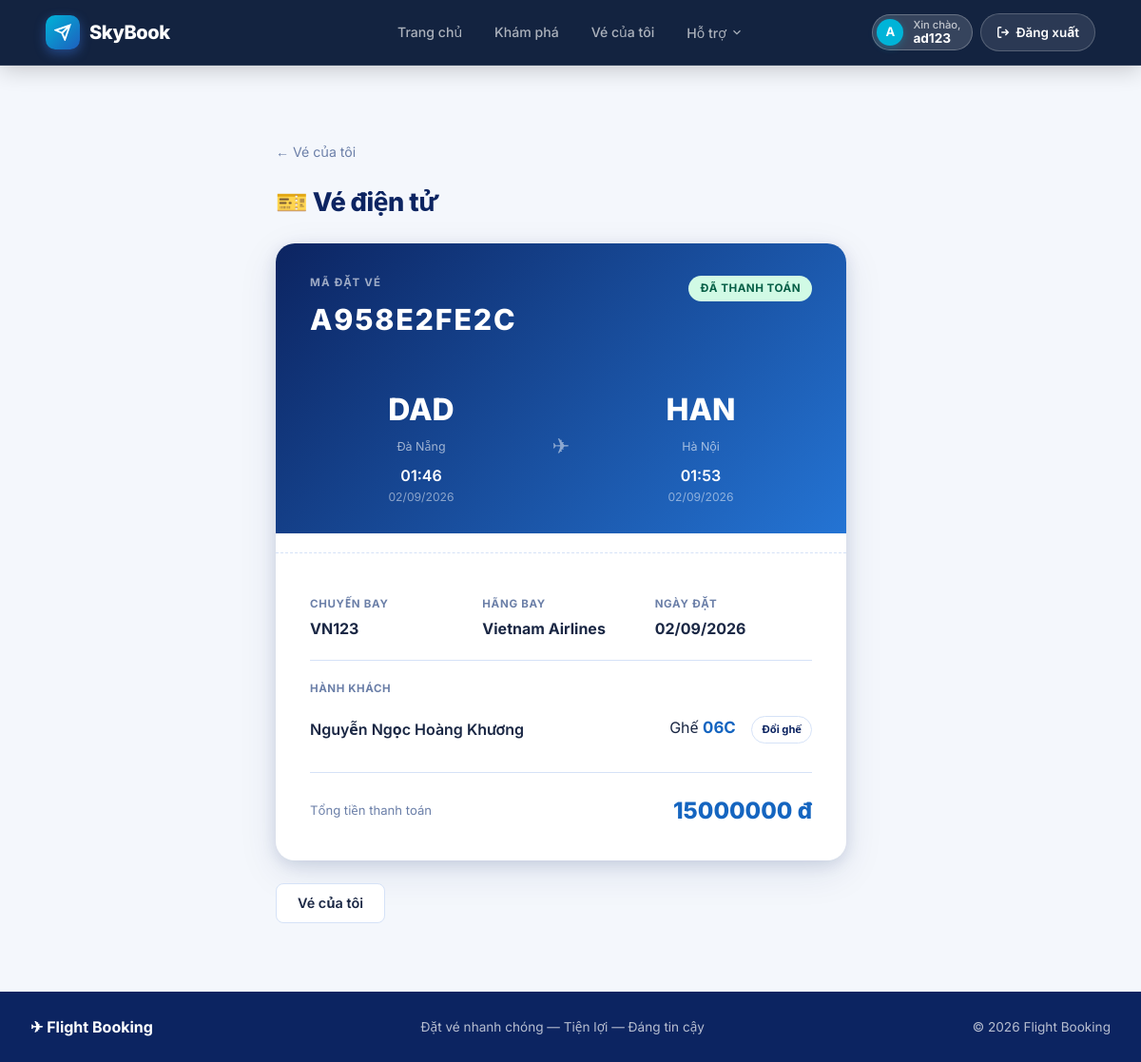
The app's page /bookings/ticket/19/ (signed in) with its own data.
### bookings/models.py (models this page shows, shortened)
class Booking(models.Model):
    STATUS_CHOICES = [
        ("pending", "Pending"),
        ("paid", "Paid"),
        ("cancelled", "Cancelled"),
    ]
    user = models.ForeignKey(User, on_delete=models.CASCADE, related_name="bookings", db_index=True, verbose_name="User")
    flight = models.ForeignKey(Flight, on_delete=models.SET_NULL, null=True, blank=True, related_name="outbound_bookings", verbose_name="Outbound Flight")
    return_flight = models.ForeignKey(Flight, on_delete=models.SET_NULL, null=True, blank=True, related_name="return_bookings", verbose_name="Return Flight")
    booking_code = models.CharField(max_length=20, unique=True, verbose_name="Booking Code")
    booking_date = models.DateTimeField(auto_now_add=True, verbose_name="Booking Date")
    total_price = models.DecimalField(max_digits=12, decimal_places=2, verbose_name="Total Price")
    status = models.CharField(max_length=20, choices=STATUS_CHOICES, default="pending", verbose_name="Status")
    class Meta:
        verbose_name = "Booking"
        verbose_name_plural = "Bookings"

class Ticket(models.Model):
    SEAT_CLASS_CHOICES = [
        ("economy", "Economy"),
        ("business", "Business"),
        ("first", "First Class"),
    ]
    booking = models.ForeignKey(Booking, on_delete=models.CASCADE, related_name="tickets", verbose_name="Booking")
    passenger = models.ForeignKey(Passenger, on_delete=models.CASCADE, verbose_name="Passenger")
    flight = models.ForeignKey(Flight, on_delete=models.CASCADE, verbose_name="Flight")
    seat_number = models.CharField(max_length=10, verbose_name="Seat Number")
    seat_class = models.CharField(max_length=20, choices=SEAT_CLASS_CHOICES, default="economy", verbose_name="Seat Class")
    price = models.DecimalField(max_digits=12, decimal_places=2, verbose_name="Price")
    class Meta:
        verbose_name = "Ticket"
        verbose_name_plural = "Tickets"
        unique_together = [('flight', 'seat_number')]

class Passenger(models.Model):
    PASSENGER_TYPE_CHOICES = [
        ("adult", "Adult"),
        ("child", "Child"),
        ("infant", "Infant"),
    ]
    booking = models.ForeignKey(Booking, on_delete=models.CASCADE, related_name="passengers", verbose_name="Booking")
    full_name = models.CharField(max_length=150, verbose_name="Full Name")
    date_of_birth = models.DateField(null=True, blank=True, verbose_name="Date of Birth")
    passport_number = models.CharField(max_length=50, blank=True, verbose_name="Passport Number")
    passenger_type = models.CharField(max_length=10, choices=PASSENGER_TYPE_CHOICES, default="adult", verbose_name="Passenger Type")
    class Meta:
        verbose_name = "Passenger"
        verbose_name_plural = "Passengers"

### flights/models.py (models this page shows, shortened)
class Flight(models.Model):
    STATUS_CHOICES = [
        ("scheduled", "Scheduled"),
        ("boarding", "Boarding"),
        ("departed", "Departed"),
        ("completed", "Completed"),
        ("cancelled", "Cancelled"),
    ]
    flight_number = models.CharField(max_length=20, verbose_name="Flight Number")
    airline = models.ForeignKey(Airline, on_delete=models.CASCADE, related_name="flights", verbose_name="Airline")
    aircraft = models.ForeignKey(Aircraft, on_delete=models.CASCADE, related_name="flights", verbose_name="Aircraft")
    departure_airport = models.ForeignKey(Airport, on_delete=models.CASCADE, related_name="departures", verbose_name="Departure Airport")
    arrival_airport = models.ForeignKey(Airport, on_delete=models.CASCADE, related_name="arrivals", verbose_name="Arrival Airport")
    departure_time = models.DateTimeField(db_index=True, verbose_name="Departure Time")
    arrival_time = models.DateTimeField(verbose_name="Arrival Time")
    price = models.DecimalField(max_digits=12, decimal_places=2, verbose_name="Base Price")
    status = models.CharField(max_length=20, choices=STATUS_CHOICES, default="scheduled", db_index=True, verbose_name="Status")
    class Meta:
        verbose_name = "Flight"
        verbose_name_plural = "Flights"

class Airport(models.Model):
    name = models.CharField(max_length=150, verbose_name="Airport Name")
    code = models.CharField(max_length=10, unique=True, verbose_name="Airport Code")
    city = models.CharField(max_length=100, verbose_name="City")
    class Meta:
        verbose_name = "Airport"
        verbose_name_plural = "Airports"

class Airline(models.Model):
    name = models.CharField(max_length=100, verbose_name="Airline Name")
    code = models.CharField(max_length=10, unique=True, verbose_name="Airline Code")
    logo = models.URLField(blank=True, verbose_name="Logo URL")
    class Meta:
        verbose_name = "Airline"
        verbose_name_plural = "Airlines"

### bookings/views.py (the view)
@login_required(login_url="/users/login/")
def ticket(request, booking_id):
    booking = get_object_or_404(Booking, id=booking_id, user=request.user)
    return render(request, "bookings/ticket.html", {"booking": booking})

### templates/bookings/ticket.html (shortened to what this page needs)
{% extends "base.html" %}
{% block content %}
<div style="max-width:620px;margin:0 auto;">
  <a href="{% url 'my_bookings' %}" class="back-link">&larr; Vé của tôi</a>
  <h1 style="margin-bottom:20px;">🎫 Vé điện tử</h1>
  <div class="boarding-pass">
    <div class="boarding-pass-top">
      <div style="display:flex;justify-content:space-between;align-items:flex-start;margin-bottom:20px;">
        <div>
          <div class="boarding-pass-code">Mã đặt vé</div>
          <div class="boarding-pass-number">{{ booking.booking_code }}</div>
        </div>
        <div style="text-align:right;">
          {% if booking.status == "paid" %}<span class="badge badge-paid">Đã thanh toán</span>
          {% elif booking.status == "pending" %}<span class="badge badge-pending">Chờ thanh toán</span>
          {% else %}<span class="badge badge-cancelled">Đã huỷ</span>{% endif %}
        </div>
      </div>
      {% if booking.flight %}
      <div class="bp-route">
        <div>
          <div class="bp-airport-code">{{ booking.flight.departure_airport.code }}</div>
          <div class="bp-city">{{ booking.flight.departure_airport.city }}</div>
          <div class="bp-time">{{ booking.flight.departure_time|date:"H:i" }}</div>
          <div class="bp-date">{{ booking.flight.departure_time|date:"d/m/Y" }}</div>
        </div>
        <div class="bp-arrow">✈</div>
        <div>
          <div class="bp-airport-code">{{ booking.flight.arrival_airport.code }}</div>
          <div class="bp-city">{{ booking.flight.arrival_airport.city }}</div>
          <div class="bp-time">{{ booking.flight.arrival_time|date:"H:i" }}</div>
          <div class="bp-date">{{ booking.flight.arrival_time|date:"d/m/Y" }}</div>
        </div>
      </div>
      {% endif %}
    </div>
    <hr class="divider divider-dashed" />
    <div class="boarding-pass-bottom">
      {% if booking.flight %}
      <div class="bp-info-grid">
        <div><div class="bp-info-label">Chuyến bay</div><div class="bp-info-value">{{ booking.flight.flight_number }}</div></div>
        <div><div class="bp-info-label">Hãng bay</div><div class="bp-info-value">{{ booking.flight.airline.name }}</div></div>
        <div><div class="bp-info-label">Ngày đặt</div><div class="bp-info-value">{{ booking.booking_date|date:"d/m/Y" }}</div></div>
      </div>
      {% endif %}
      {% if booking.tickets.all %}
      <hr class="divider" />
      <div class="bp-passengers">
        <div style="font-size:.72rem;font-weight:700;letter-spacing:.05em;text-transform:uppercase;color:var(--muted);margin-bottom:8px;">Hành khách</div>
        {% for t in booking.tickets.all %}
        <div class="bp-passenger-row">
          <span style="font-weight:600;">{{ t.passenger.full_name }}</span>
          <div>
            <span>Ghế <strong style="color:var(--blue);font-size:1.05rem;margin-right:12px;">{{ t.seat_number }}</strong></span>
            <a href="{% url 'change_seat' t.id %}" style="display:inline-block; padding: 4px 10px; font-size: 0.7rem; border-radius: 99px; border: 1px solid var(--border); text-decoration: none; font-weight: bold; color: var(--navy);">Đổi ghế</a>
          </div>
        </div>
        {% endfor %}
      </div>
      {% elif booking.passengers.all %}
      <hr class="divider" />
      {% for p in booking.passengers.all %}
      <div class="bp-passenger-row"><span style="font-weight:600;">{{ p.full_name }}</span></div>
      {% endfor %}
      {% endif %}
      <hr class="divider" />
      <div style="display:flex;justify-content:space-between;align-items:center;">
        <div style="font-size:.82rem;color:var(--muted);">Tổng tiền thanh toán</div>
        <div style="font-size:1.5rem;font-weight:800;color:var(--blue);">{{ booking.total_price|floatformat:0 }} đ</div>
      </div>
    </div>
  </div>
  <div style="margin-top:24px;"><a href="{% url 'my_bookings' %}" class="btn btn-secondary">Vé của tôi</a></div>
</div>
{% endblock %}

### templates/partials/navbar.html (shortened to what this page needs)
{% load static %}
<header class="navbar-glass" id="main-nav">
  <div class="navbar-inner">
    <a href="{% url 'home' %}" class="navbar-brand">
      <div class="brand-icon" style="background: linear-gradient(135deg, #00B4D8, #1E5FBE);">
        <svg width="18" height="18" viewBox="0 0 24 24" fill="none" stroke="currentColor" stroke-width="2.5">
          <path d="M22 2L11 13M22 2l-7 20-4-9-9-4 20-7z"/>
        </svg>
      </div>
      <span style="font-weight: 800;">SkyBook</span>
    </a>
    <nav class="nav-links">
      <a href="{% url 'home' %}" class="nav-link {% if request.resolver_match.url_name == 'home' %}nav-link--active{% endif %}">Trang chủ</a>
      <a href="{% url 'recommendations' %}" class="nav-link {% if request.resolver_match.url_name == 'recommendations' %}nav-link--active{% endif %}">Khám phá</a>
      {% if user.is_authenticated %}
        <a href="{% url 'my_bookings' %}" class="nav-link {% if request.resolver_match.url_name == 'my_bookings' %}nav-link--active{% endif %}">Vé của tôi</a>
      {% endif %}
      <div class="nav-dropdown" style="position: relative; display: inline-block;">
        <button class="nav-link dropdown-toggle" style="background: transparent; border: none; cursor: pointer; outline: none; font-family: inherit; display: flex; align-items: center; gap: 4px;">
          Hỗ trợ
          <svg width="14" height="14" viewBox="0 0 24 24" fill="none" stroke="currentColor" stroke-width="2"><polyline points="6 9 12 15 18 9"></polyline></svg>
        </button>
      </div>
    </nav>
    <div class="nav-actions">
      {% if user.is_authenticated %}
        <div class="nav-user-pill" style="background: rgba(255,255,255,0.15); border: 1px solid rgba(255,255,255,0.25); border-radius: 99px; padding: 4px 16px 4px 6px; display: flex; align-items: center; gap: 10px;">
          <div class="nav-avatar" style="background: #00B4D8; width: 32px; height: 32px; border-radius: 50%; display: flex; align-items: center; justify-content: center; font-weight: bold; color: white; box-shadow: 0 2px 8px rgba(0,180,216,0.3);">{{ user.username|slice:":1"|upper }}</div>
          <div class="nav-user-info" style="display: flex; flex-direction: column; line-height: 1.1;">
            <span class="nav-user-greeting" style="font-size: 0.7rem; color: rgba(255,255,255,0.7);">Xin chào,</span>
            <span class="nav-username" style="font-size: 0.85rem; font-weight: 700; color: white;">{{ user.username }}</span>
          </div>
        </div>
        <a href="{% url 'logout' %}" class="btn-nav-logout" title="Đăng xuất" style="background: rgba(255,255,255,0.1); color: #fff; border: 1px solid rgba(255,255,255,0.2); padding: 8px 16px; border-radius: 99px; display: flex; align-items: center; gap: 6px; font-weight: 600; text-decoration: none; transition: 0.2s;">
          <svg width="14" height="14" viewBox="0 0 24 24" fill="none" stroke="currentColor" stroke-width="2.5">
            <path d="M9 21H5a2 2 0 0 1-2-2V5a2 2 0 0 1 2-2h4M16 17l5-5-5-5M21 12H9"/>
          </svg>
          Đăng xuất
        </a>
      {% endif %}
    </div>
  </div>
</header>

### templates/partials/navbar.html (style rules this page uses)
header.navbar-glass { position: fixed !important; top: 0; left: 0; right: 0; width: 100%; z-index: 1000; transition: all 0.3s ease; background: rgba(15, 31, 61, 0.98) !important; backdrop-filter: blur(16px) !important; -webkit-backdrop-filter: blur(16px) !important; border-bottom: 1px solid rgba(255, 255, 255, 0.1) !important; box-shadow: 0 4px 24px rgba(0, 0, 0, 0.2) !important; }

### records on screen
Booking: booking_code "A958E2FE2C", flight.departure_airport.code "DAD", flight.departure_airport.city "Đà Nẵng", flight.departure_time "01:46", flight.departure_time "02/09/2026", flight.arrival_airport.code "HAN", flight.arrival_airport.city "Hà Nội", flight.arrival_time "01:53", flight.arrival_time "02/09/2026", flight.flight_number "VN123", flight.airline.name "Vietnam Airlines", booking_date "02/09/2026", total_price "15000000"
Ticket: passenger.full_name "Nguyễn Ngọc Hoàng Khương", seat_number "06C"

### other values on screen
{{ user.username|slice:":1"|upper }} "A"
{{ user.username }} "ad123"
